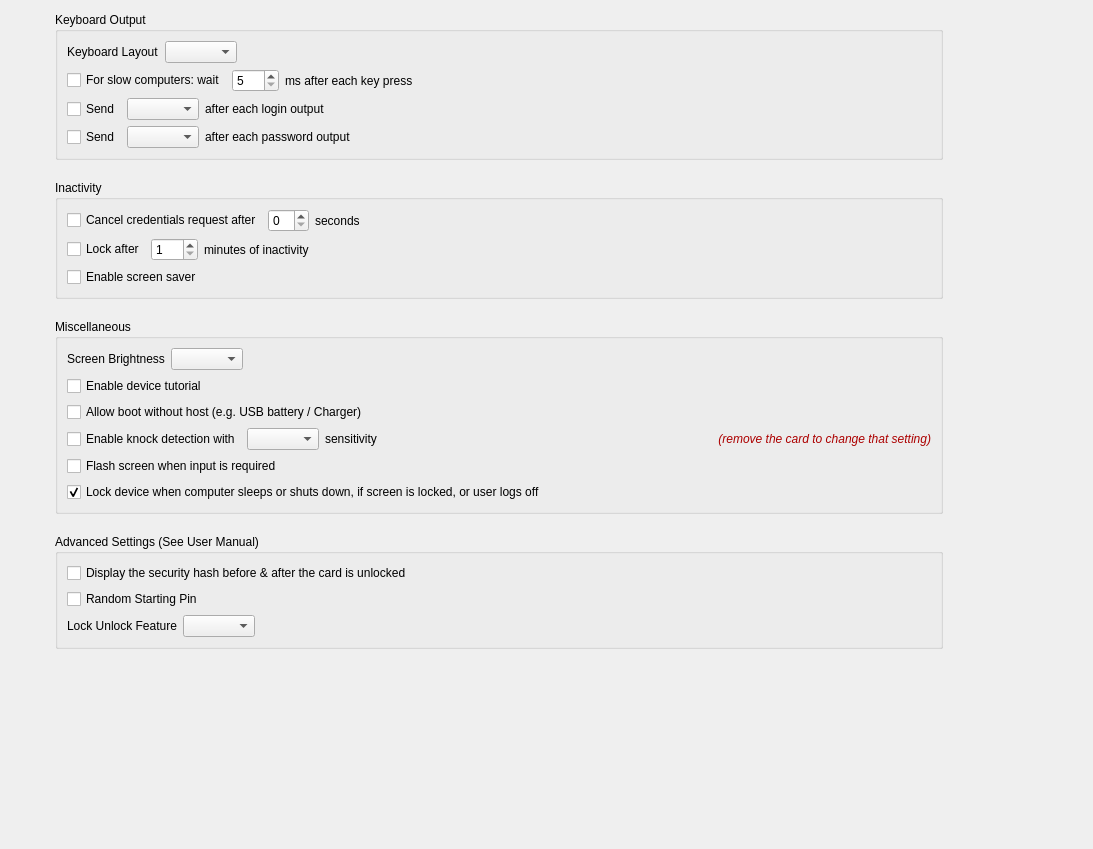
          <widget class="QWidget" name="scrollAreaWidgetContents">
           <property name="geometry">
            <rect>
             <x>0</x>
             <y>0</y>
             <width>1093</width>
             <height>849</height>
            </rect>
           </property>
           <layout class="QVBoxLayout" name="verticalLayout_2">
            <property name="spacing">
             <number>20</number>
            </property>
            <property name="leftMargin">
             <number>55</number>
            </property>
            <property name="topMargin">
             <number>12</number>
            </property>
            <property name="rightMargin">
             <number>150</number>
            </property>
            <item>
             <widget class="QGroupBox" name="groupBox">
              <property name="title">
               <string>Keyboard Output</string>
              </property>
              <layout class="QVBoxLayout" name="verticalLayout_14">
               <item>
                <widget class="QWidget" name="settings_keyboard_layout" native="true">
                 <property name="toolTip">
                  <string>Select the keyboard layout that your computer uses</string>
                 </property>
                 <layout class="QHBoxLayout" name="horizontalLayout_25">
                  <property name="leftMargin">
                   <number>0</number>
                  </property>
                  <property name="topMargin">
                   <number>0</number>
                  </property>
                  <property name="rightMargin">
                   <number>0</number>
                  </property>
                  <property name="bottomMargin">
                   <number>0</number>
                  </property>
                  <item>
                   <widget class="QLabel" name="label_4">
                    <property name="text">
                     <string>Keyboard Layout</string>
                    </property>
                   </widget>
                  </item>
                  <item>
                   <widget class="QComboBox" name="comboBoxLang">
                    <property name="sizePolicy">
                     <sizepolicy hsizetype="Maximum" vsizetype="Fixed">
                      <horstretch>0</horstretch>
                      <verstretch>0</verstretch>
                     </sizepolicy>
                    </property>
                   </widget>
                  </item>
                  <item>
                   <spacer name="horizontalSpacer_27">
                    <property name="orientation">
                     <enum>Qt::Horizontal</enum>
                    </property>
                    <property name="sizeHint" stdset="0">
                     <size>
                      <width>40</width>
                      <height>20</height>
                     </size>
                    </property>
                   </spacer>
                  </item>
                 </layout>
                </widget>
               </item>
               <item>
                <widget class="QWidget" name="settings_keyboard_keydelay" native="true">
                 <property name="toolTip">
                  <string>Enable this feature if characters are missing when using manual credential recall</string>
                 </property>
                 <layout class="QHBoxLayout" name="horizontalLayout_20">
                  <property name="leftMargin">
                   <number>0</number>
                  </property>
                  <property name="topMargin">
                   <number>0</number>
                  </property>
                  <property name="rightMargin">
                   <number>0</number>
                  </property>
                  <property name="bottomMargin">
                   <number>0</number>
                  </property>
                  <item>
                   <widget class="QCheckBox" name="checkBoxSlowHost">
                    <property name="text">
                     <string>For slow computers: wait</string>
                    </property>
                   </widget>
                  </item>
                  <item>
                   <widget class="QSpinBox" name="spinBoxInputDelayAfterKeyPressed">
                    <property name="sizePolicy">
                     <sizepolicy hsizetype="Maximum" vsizetype="Fixed">
                      <horstretch>0</horstretch>
                      <verstretch>0</verstretch>
                     </sizepolicy>
                    </property>
                    <property name="minimum">
                     <number>5</number>
                    </property>
                    <property name="maximum">
                     <number>100</number>
                    </property>
                   </widget>
                  </item>
                  <item>
                   <widget class="QLabel" name="label_9">
                    <property name="text">
                     <string>ms after each key press</string>
                    </property>
                   </widget>
                  </item>
                  <item>
                   <spacer name="horizontalSpacer_12">
                    <property name="orientation">
                     <enum>Qt::Horizontal</enum>
                    </property>
                    <property name="sizeHint" stdset="0">
                     <size>
                      <width>40</width>
                      <height>20</height>
                     </size>
                    </property>
                   </spacer>
                  </item>
                 </layout>
                </widget>
               </item>
               <item>
                <widget class="QWidget" name="settings_keyboard_key_after_login" native="true">
                 <property name="toolTip">
                  <string>Select which key is pressed after a login is manually entered</string>
                 </property>
                 <layout class="QHBoxLayout" name="horizontalLayout_21">
                  <property name="leftMargin">
                   <number>0</number>
                  </property>
                  <property name="topMargin">
                   <number>0</number>
                  </property>
                  <property name="rightMargin">
                   <number>0</number>
                  </property>
                  <property name="bottomMargin">
                   <number>0</number>
                  </property>
                  <item>
                   <widget class="QCheckBox" name="checkBoxSendAfterLogin">
                    <property name="text">
                     <string>Send</string>
                    </property>
                   </widget>
                  </item>
                  <item>
                   <widget class="QComboBox" name="comboBoxLoginOutput">
                    <property name="sizePolicy">
                     <sizepolicy hsizetype="Maximum" vsizetype="Fixed">
                      <horstretch>0</horstretch>
                      <verstretch>0</verstretch>
                     </sizepolicy>
                    </property>
                   </widget>
                  </item>
                  <item>
                   <widget class="QLabel" name="label_36">
                    <property name="text">
                     <string>after each login output</string>
                    </property>
                   </widget>
                  </item>
                  <item>
                   <spacer name="horizontalSpacer_13">
                    <property name="orientation">
                     <enum>Qt::Horizontal</enum>
                    </property>
                    <property name="sizeHint" stdset="0">
                     <size>
                      <width>40</width>
                      <height>20</height>
                     </size>
                    </property>
                   </spacer>
                  </item>
                 </layout>
                </widget>
               </item>
               <item>
                <widget class="QWidget" name="settings_keyboard_key_after_password" native="true">
                 <property name="toolTip">
                  <string>Select which key is pressed after a password is manually entered</string>
                 </property>
                 <layout class="QHBoxLayout" name="horizontalLayout_22">
                  <property name="leftMargin">
                   <number>0</number>
                  </property>
                  <property name="topMargin">
                   <number>0</number>
                  </property>
                  <property name="rightMargin">
                   <number>0</number>
                  </property>
                  <property name="bottomMargin">
                   <number>0</number>
                  </property>
                  <item>
                   <widget class="QCheckBox" name="checkBoxSendAfterPassword">
                    <property name="text">
                     <string>Send</string>
                    </property>
                   </widget>
                  </item>
                  <item>
                   <widget class="QComboBox" name="comboBoxPasswordOutput">
                    <property name="sizePolicy">
                     <sizepolicy hsizetype="Maximum" vsizetype="Fixed">
                      <horstretch>0</horstretch>
                      <verstretch>0</verstretch>
                     </sizepolicy>
                    </property>
                   </widget>
                  </item>
                  <item>
                   <widget class="QLabel" name="label_37">
                    <property name="text">
                     <string>after each password output</string>
                    </property>
                   </widget>
                  </item>
                  <item>
                   <spacer name="horizontalSpacer_18">
                    <property name="orientation">
                     <enum>Qt::Horizontal</enum>
                    </property>
                    <property name="sizeHint" stdset="0">
                     <size>
                      <width>40</width>
                      <height>20</height>
                     </size>
                    </property>
                   </spacer>
                  </item>
                 </layout>
                </widget>
               </item>
              </layout>
             </widget>
            </item>
            <item>
             <widget class="QGroupBox" name="groupBox_2">
              <property name="title">
               <string>Inactivity</string>
              </property>
              <layout class="QVBoxLayout" name="verticalLayout_15">
               <item>
                <widget class="QWidget" name="settings_inactivity_cace_timeout" native="true">
                 <property name="toolTip">
                  <string>Number of seconds after which the prompt screen disappears</string>
                 </property>
                 <layout class="QHBoxLayout" name="horizontalLayout_3">
                  <property name="leftMargin">
                   <number>0</number>
                  </property>
                  <property name="topMargin">
                   <number>0</number>
                  </property>
                  <property name="rightMargin">
                   <number>0</number>
                  </property>
                  <property name="bottomMargin">
                   <number>0</number>
                  </property>
                  <item>
                   <widget class="QCheckBox" name="checkBoxInput">
                    <property name="text">
                     <string>Cancel credentials request after</string>
                    </property>
                   </widget>
                  </item>
                  <item>
                   <widget class="QSpinBox" name="spinBoxInput">
                    <property name="sizePolicy">
                     <sizepolicy hsizetype="Maximum" vsizetype="Fixed">
                      <horstretch>0</horstretch>
                      <verstretch>0</verstretch>
                     </sizepolicy>
                    </property>
                   </widget>
                  </item>
                  <item>
                   <widget class="QLabel" name="label_8">
                    <property name="text">
                     <string>seconds</string>
                    </property>
                   </widget>
                  </item>
                  <item>
                   <spacer name="horizontalSpacer_24">
                    <property name="orientation">
                     <enum>Qt::Horizontal</enum>
                    </property>
                    <property name="sizeHint" stdset="0">
                     <size>
                      <width>40</width>
                      <height>20</height>
                     </size>
                    </property>
                   </spacer>
                  </item>
                 </layout>
                </widget>
               </item>
               <item>
                <widget class="QWidget" name="settings_inactivity_lock" native="true">
                 <property name="toolTip">
                  <string>When enabled, the Mooltipass will lock itself after a given number of minutes of inactivity</string>
                 </property>
                 <layout class="QHBoxLayout" name="horizontalLayout">
                  <property name="leftMargin">
                   <number>0</number>
                  </property>
                  <property name="topMargin">
                   <number>0</number>
                  </property>
                  <property name="rightMargin">
                   <number>0</number>
                  </property>
                  <property name="bottomMargin">
                   <number>0</number>
                  </property>
                  <item>
                   <widget class="QCheckBox" name="checkBoxLock">
                    <property name="text">
                     <string>Lock after</string>
                    </property>
                   </widget>
                  </item>
                  <item>
                   <widget class="QSpinBox" name="spinBoxLock">
                    <property name="sizePolicy">
                     <sizepolicy hsizetype="Maximum" vsizetype="Fixed">
                      <horstretch>0</horstretch>
                      <verstretch>0</verstretch>
                     </sizepolicy>
                    </property>
                    <property name="minimum">
                     <number>1</number>
                    </property>
                    <property name="maximum">
                     <number>120</number>
                    </property>
                   </widget>
                  </item>
                  <item>
                   <widget class="QLabel" name="label_5">
                    <property name="text">
                     <string>minutes of inactivity</string>
                    </property>
                   </widget>
                  </item>
                  <item>
                   <spacer name="horizontalSpacer_25">
                    <property name="orientation">
                     <enum>Qt::Horizontal</enum>
                    </property>
                    <property name="sizeHint" stdset="0">
                     <size>
                      <width>40</width>
                      <height>20</height>
                     </size>
                    </property>
                   </spacer>
                  </item>
                 </layout>
                </widget>
               </item>
               <item>
                <widget class="QCheckBox" name="checkBoxScreensaver">
                 <property name="toolTip">
                  <string>Enable the Mooltipass screen saver</string>
                 </property>
                 <property name="text">
                  <string>Enable screen saver</string>
                 </property>
                </widget>
               </item>
              </layout>
             </widget>
            </item>
            <item>
             <widget class="QGroupBox" name="groupBox_3">
              <property name="title">
               <string>Miscellaneous</string>
              </property>
              <layout class="QVBoxLayout" name="verticalLayout_16">
               <item>
                <widget class="QWidget" name="settings_miscellaneous_brightness" native="true">
                 <property name="toolTip">
                  <string>Mooltipass screen brightness</string>
                 </property>
                 <layout class="QHBoxLayout" name="horizontalLayout_24">
                  <property name="leftMargin">
                   <number>0</number>
                  </property>
                  <property name="topMargin">
                   <number>0</number>
                  </property>
                  <property name="rightMargin">
                   <number>0</number>
                  </property>
                  <property name="bottomMargin">
                   <number>0</number>
                  </property>
                  <item>
                   <widget class="QLabel" name="label_3">
                    <property name="text">
                     <string>Screen Brightness</string>
                    </property>
                   </widget>
                  </item>
                  <item>
                   <widget class="QComboBox" name="comboBoxScreenBrightness">
                    <property name="sizePolicy">
                     <sizepolicy hsizetype="Maximum" vsizetype="Fixed">
                      <horstretch>0</horstretch>
                      <verstretch>0</verstretch>
                     </sizepolicy>
                    </property>
                   </widget>
                  </item>
                  <item>
                   <spacer name="horizontalSpacer_28">
                    <property name="orientation">
                     <enum>Qt::Horizontal</enum>
                    </property>
                    <property name="sizeHint" stdset="0">
                     <size>
                      <width>40</width>
                      <height>20</height>
                     </size>
                    </property>
                   </spacer>
                  </item>
                 </layout>
                </widget>
               </item>
               <item>
                <widget class="QCheckBox" name="checkBoxTuto">
                 <property name="toolTip">
                  <string>Display the device tutorial after the next Mooltipass start</string>
                 </property>
                 <property name="text">
                  <string>Enable device tutorial</string>
                 </property>
                </widget>
               </item>
               <item>
                <widget class="QCheckBox" name="checkBoxBoot">
                 <property name="toolTip">
                  <string>Enable offline mode of your Mooltipass in which passwords are displayed on its screen</string>
                 </property>
                 <property name="text">
                  <string>Allow boot without host (e.g. USB battery / Charger)</string>
                 </property>
                </widget>
               </item>
               <item>
                <widget class="QWidget" name="knockSettingsWidget" native="true">
                 <property name="sizePolicy">
                  <sizepolicy hsizetype="Preferred" vsizetype="Maximum">
                   <horstretch>0</horstretch>
                   <verstretch>0</verstretch>
                  </sizepolicy>
                 </property>
                 <property name="toolTip">
                  <string>Enable the knock to approve feature</string>
                 </property>
                 <layout class="QHBoxLayout" name="knockSettingsLayout">
                  <property name="spacing">
                   <number>6</number>
                  </property>
                  <property name="leftMargin">
                   <number>0</number>
                  </property>
                  <property name="topMargin">
                   <number>0</number>
                  </property>
                  <property name="rightMargin">
                   <number>0</number>
                  </property>
                  <property name="bottomMargin">
                   <number>0</number>
                  </property>
                  <item>
                   <widget class="QCheckBox" name="checkBoxKnock">
                    <property name="text">
                     <string>Enable knock detection with</string>
                    </property>
                   </widget>
                  </item>
                  <item>
                   <widget class="QComboBox" name="comboBoxKnock"/>
                  </item>
                  <item>
                   <widget class="QLabel" name="knockSettingsSuffixLabel">
                    <property name="text">
                     <string>sensitivity</string>
                    </property>
                   </widget>
                  </item>
                  <item>
                   <spacer name="horizontalSpacer_26">
                    <property name="orientation">
                     <enum>Qt::Horizontal</enum>
                    </property>
                    <property name="sizeHint" stdset="0">
                     <size>
                      <width>40</width>
                      <height>20</height>
                     </size>
                    </property>
                   </spacer>
                  </item>
                  <item>
                   <widget class="QLabel" name="labelRemoveCard">
                    <property name="text">
                     <string>&lt;html&gt;&lt;head/&gt;&lt;body&gt;&lt;p&gt;&lt;span style=&quot; font-style:italic; color:#ac0000;&quot;&gt;(remove the card to change that setting)&lt;/span&gt;&lt;/p&gt;&lt;/body&gt;&lt;/html&gt;</string>
                    </property>
                    <property name="alignment">
                     <set>Qt::AlignRight|Qt::AlignTrailing|Qt::AlignVCenter</set>
                    </property>
                   </widget>
                  </item>
                 </layout>
                </widget>
               </item>
               <item>
                <widget class="QCheckBox" name="checkBoxFlash">
                 <property name="toolTip">
                  <string>Flash screen when an action is required</string>
                 </property>
                 <property name="text">
                  <string>Flash screen when input is required</string>
                 </property>
                </widget>
               </item>
               <item>
                <widget class="QCheckBox" name="checkBoxLockDevice">
                 <property name="text">
                  <string>Lock device when computer sleeps or shuts down, if screen is locked, or user logs off</string>
                 </property>
                 <property name="checked">
                  <bool>true</bool>
                 </property>
                </widget>
               </item>
              </layout>
             </widget>
            </item>
            <item>
             <widget class="QGroupBox" name="advancedSettingsGB">
              <property name="title">
               <string>Advanced Settings (See User Manual)</string>
              </property>
              <layout class="QVBoxLayout" name="verticalLayout_21">
               <item>
                <widget class="QCheckBox" name="hashDisplayFeatureCheckBox">
                 <property name="toolTip">
                  <string>A hash will be displayed before and after your card is unlocked. Make sure this hash doesn't change to know that your firmware hasn't been tampered with.</string>
                 </property>
                 <property name="text">
                  <string>Display the security hash before &amp;&amp; after the card is unlocked</string>
                 </property>
                </widget>
               </item>
               <item>
                <widget class="QCheckBox" name="randomStartingPinCheckBox">
                 <property name="toolTip">
                  <string>Random starting pin every time card unlock is needed</string>
                 </property>
                 <property name="text">
                  <string>Random Starting Pin</string>
                 </property>
                </widget>
               </item>
               <item>
                <widget class="QWidget" name="settings_advanced_lockunlock" native="true">
                 <property name="toolTip">
                  <string>Select the lock/unlock action performed when your card is inserted/removed</string>
                 </property>
                 <layout class="QHBoxLayout" name="horizontalLayout_27">
                  <property name="leftMargin">
                   <number>0</number>
                  </property>
                  <property name="topMargin">
                   <number>0</number>
                  </property>
                  <property name="rightMargin">
                   <number>0</number>
                  </property>
                  <property name="bottomMargin">
                   <number>0</number>
                  </property>
                  <item>
                   <widget class="QLabel" name="label_30">
                    <property name="text">
                     <string>Lock Unlock Feature</string>
                    </property>
                   </widget>
                  </item>
                  <item>
                   <widget class="QComboBox" name="lockUnlockModeComboBox">
                    <property name="sizePolicy">
                     <sizepolicy hsizetype="Preferred" vsizetype="Fixed">
                      <horstretch>0</horstretch>
                      <verstretch>0</verstretch>
                     </sizepolicy>
                    </property>
                    <property name="currentIndex">
                     <number>-1</number>
                    </property>
                    <property name="modelColumn">
                     <number>0</number>
                    </property>
                   </widget>
                  </item>
                  <item>
                   <spacer name="horizontalSpacer_32">
                    <property name="orientation">
                     <enum>Qt::Horizontal</enum>
                    </property>
                    <property name="sizeHint" stdset="0">
                     <size>
                      <width>40</width>
                      <height>20</height>
                     </size>
                    </property>
                   </spacer>
                  </item>
                 </layout>
                </widget>
               </item>
              </layout>
             </widget>
            </item>
            <item>
             <spacer name="verticalSpacer_3">
              <property name="orientation">
               <enum>Qt::Vertical</enum>
              </property>
              <property name="sizeHint" stdset="0">
               <size>
                <width>20</width>
                <height>40</height>
               </size>
              </property>
             </spacer>
            </item>
           </layout>
           <zorder>groupBox_3</zorder>
           <zorder>groupBox</zorder>
           <zorder>groupBox_2</zorder>
           <zorder>advancedSettingsGB</zorder>
          </widget>
